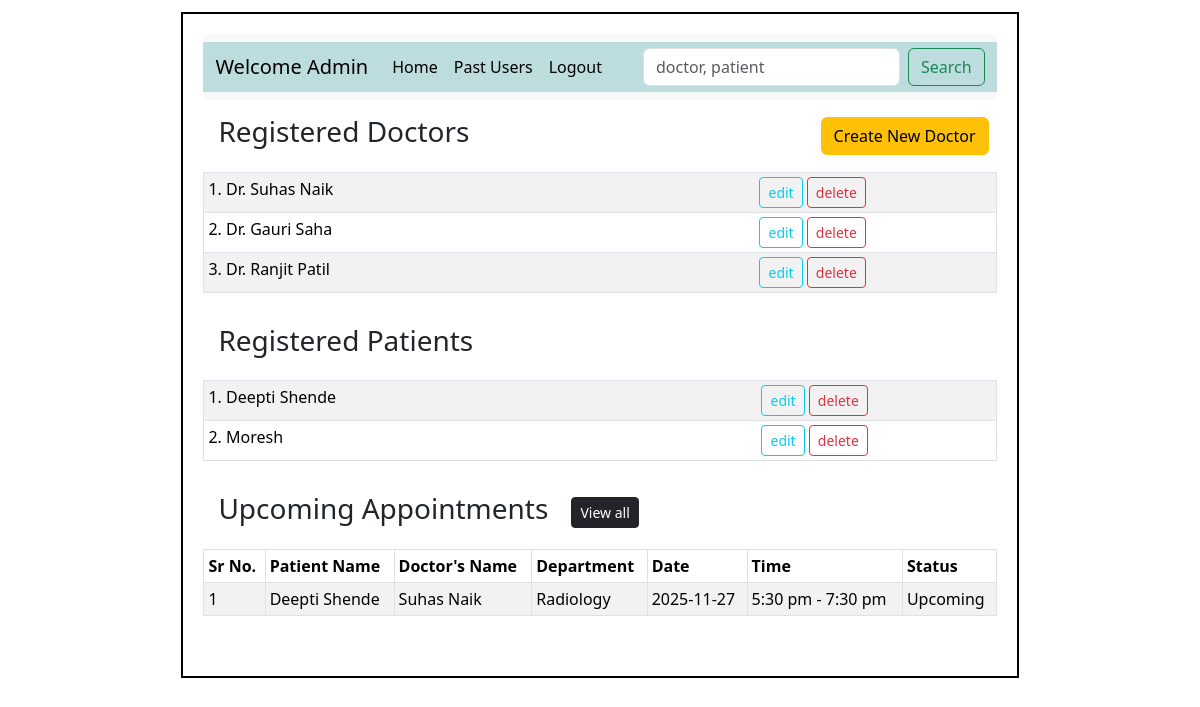
The page /admin on the database as committed earlier.
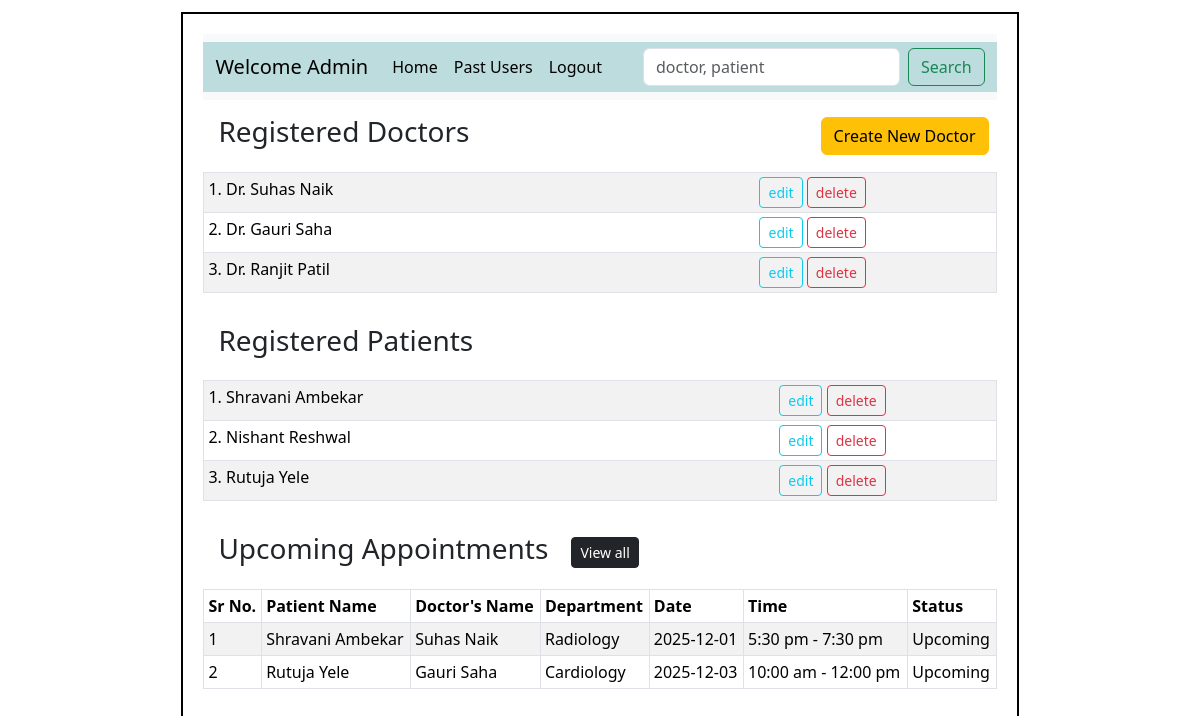
The same page on the database as committed later.
### application/models.py (models this page shows)
class Doctor(db.Model):
    __tablename__ = "Doctor"
    doctor_id = db.Column(db.Integer, primary_key=True)
    name = db.Column(db.String(), nullable = False)
    phone = db.Column(db.String(), nullable = False)
    age = db.Column(db.Integer, nullable = False)
    gender = db.Column(db.String(), nullable = False)
    email = db.Column(db.String(), unique=True, nullable = False)
    username = db.Column(db.String(), unique=True, nullable=False)
    password = db.Column(db.String(), nullable=False)
    appointments = db.relationship('Appointment', backref='doctor', lazy=True)  # relationship
    dept_id= db.Column(db.Integer, db.ForeignKey('Department.department_id'))    #foreignkey
    role = db.Column(db.String())
    info = db.Column(db.String())
    exp_year = db.Column(db.Integer)

class Patient(db.Model):
    __tablename__ = "Patient"
    patient_id = db.Column(db.Integer, primary_key=True)
    name = db.Column(db.String(), nullable=False)
    phone = db.Column(db.String())
    age = db.Column(db.Integer)
    gender = db.Column(db.String())
    email = db.Column(db.String(), unique=True)
    username = db.Column(db.String(), unique=True, nullable=False)
    password = db.Column(db.String(), nullable=False)
    address = db.Column(db.String())
    patient_type = db.Column(db.String(), default='OPD')  # OPD/IPD
    status = db.Column(db.String(), default='Active')
    consultant = db.Column(db.Integer, db.ForeignKey('Doctor.doctor_id'))  #foreignkey
    appointments = db.relationship('Appointment', backref='patient', lazy=True)  # relationship
    treatment = db.relationship('Treatment', backref='patient', lazy=True) #realtionship

class Appointment(db.Model):
    __tablename__ = "Appointment"
    appointment_id = db.Column(db.Integer, primary_key=True)
    date = db.Column(db.String() , nullable=False)
    time = db.Column(db.String(), nullable=False)
    status = db.Column(db.String(), default='Upcoming', nullable=False)
    doctor_id = db.Column(db.Integer, db.ForeignKey('Doctor.doctor_id'))   #foreignkey
    patient_id = db.Column(db.Integer, db.ForeignKey('Patient.patient_id'))  #foreignkey

class Department(db.Model):
    __tablename__ = "Department"
    department_id = db.Column(db.Integer, primary_key = True)
    department_name = db.Column(db.String(), nullable=False)
    info = db.Column(db.String(), nullable=False)
    doctors = db.relationship('Doctor', backref='dept', lazy=True) #relationship

### application/controllers.py (the view)
@app.route('/admin', methods=['GET'])
def admin():
    this_user = Admin.query.filter_by(username='admin1').first()
    all_doctors = Doctor.query.all()
    all_patients = Patient.query.all()
    all_appoint = Appointment.query.all()
    deleted_doctors = DeletedUser.query.filter_by(user_type="doctor").all()
    deleted_patients = DeletedUser.query.filter_by(user_type="patient").all()
    return render_template('admin_dash.html', this_user=this_user, all_doctors=all_doctors, all_patients=all_patients, all_appoint=all_appoint)

### templates/admin_dash.html (shortened to what the changed rows need)
<!DOCTYPE html>
<html lang="en">
    <head>
        <link rel="stylesheet" href="/static/style.css">
        <link href="https://cdn.jsdelivr.net/npm/bootstrap@5.3.8/dist/css/bootstrap.min.css" rel="stylesheet"
>
    </head>
    <body>
        <div id="main">
            <div id="canvas">
                <div id="content">
                    <div id="table">
                        <table class="table table-sm border table-striped">
                            {% for dr in all_doctors %}
                            <tr>
                                <td>{{loop.index}}. Dr. {{dr.name}}</td>
                                <td class="text-center" >
                                    <a href="/edit_doctor/{{dr.doctor_id}}" class="btn btn-outline-info btn-sm">edit</a>
                                    <button type="button"
                                            class="btn btn-outline-danger btn-sm"
                                            data-bs-toggle="modal"
                                            data-bs-target="#confirmDeleteModal_{{dr.doctor_id}}"> delete
                                    </button>
                                </td>
                            </tr>
                            {% endfor %}
                        </table>
                    </div>
                    <div id="table">
                        <table class="table table-sm border table-striped">
                            {% for patient in all_patients%}
                            <tr>
                                <td>{{loop.index}}.  {{ patient.name }}</td>
                                <td class="text-center">
                                    <a href="/registered_patients/{{patient.patient_id}}" class="btn btn-outline-info btn-sm">edit</a>
                                    <button type="button"
                                        class="btn btn-outline-danger btn-sm"
                                        data-bs-toggle="modal"
                                        data-bs-target="#confirmDeletePatientModal_{{patient.patient_id}}">delete
                                    </button>
                                </td>
                            </tr>
                            {% endfor %}
                        </table>
                    </div>
                    <div id="table">
                        <table class="table table-sm border table-striped table-bordered">
                            <thead>
                                <tr>
                                    <th scope="col">Sr No.</th>
                                    <th scope="col">Patient Name</th>
                                    <th scope="col">Doctor's Name</th>
                                    <th scope="col">Department</th>
                                    <th scope="col">Date</th>
                                    <th scope="col">Time</th>
                                    <th scope="col">Status</th>
                                </tr>
                            </thead>
                            <tbody>
                                {% set ns = namespace(found=false, count=0) %}
                                    {% for ap in all_appoint %}
                                        {% if ap.status == "Upcoming"%}
                                            {% set ns.count = ns.count + 1 %}
                                            {% set ns.found = true %}
                                                <tr>
                                                    <td>{{ ns.count }}</td>
                                                    <td>{{ ap.patient.name }}</td>
                                                    <td>{{ ap.doctor.name }}</td>
                                                    <td>{{ ap.doctor.dept.department_name }}</td>
                                                    <td>{{ ap.date }}</td>
                                                    <td>{{ ap.time }}</td>
                                                    <td>{{ ap.status }}</td>
                                                </tr>
                                        {% endif %}
                                    {% endfor %}
                            </tbody>
                        </table> <br>
                    </div>
                </div>
            </div>
        </div>
    </body>
</html>

Rows that differ between the two databases and show on the page:
no longer on this page (row edited): Appointment: count "1", patient.name "Deepti Shende", doctor.name "Suhas Naik", doctor.dept.department_name "Radiology", date "2025-11-27", time "5:30 pm - 7:30 pm", status "Upcoming"
changed Patient: name "Deepti Shende" → "Shravani Ambekar"
changed Patient: name "Moresh" → "Nishant Reshwal"
added Patient: name "Rutuja Yele"
added Appointment: count "1", patient.name "Shravani Ambekar", doctor.name "Suhas Naik", doctor.dept.department_name "Radiology", date "2025-12-01", time "5:30 pm - 7:30 pm", status "Upcoming"
added Appointment: count "2", patient.name "Rutuja Yele", doctor.name "Gauri Saha", doctor.dept.department_name "Cardiology", date "2025-12-03", time "10:00 am - 12:00 pm", status "Upcoming"
